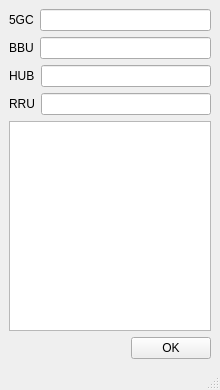
<?xml version="1.0" encoding="UTF-8"?>
<ui version="4.0">
 <class>MainWindow</class>
 <widget class="QMainWindow" name="MainWindow">
  <property name="geometry">
   <rect>
    <x>0</x>
    <y>0</y>
    <width>220</width>
    <height>390</height>
   </rect>
  </property>
  <property name="windowTitle">
   <string>MainWindow</string>
  </property>
  <widget class="QWidget" name="centralwidget">
   <layout class="QGridLayout" name="gridLayout">
    <item row="0" column="0">
     <layout class="QVBoxLayout" name="verticalLayout_3">
      <item>
       <layout class="QVBoxLayout" name="verticalLayout_2">
        <item>
         <layout class="QVBoxLayout" name="verticalLayout">
          <item>
           <layout class="QHBoxLayout" name="horizontalLayout">
            <item>
             <widget class="QLabel" name="label">
              <property name="text">
               <string>5GC</string>
              </property>
             </widget>
            </item>
            <item>
             <widget class="QLineEdit" name="lineEdit"/>
            </item>
           </layout>
          </item>
          <item>
           <layout class="QHBoxLayout" name="horizontalLayout_2">
            <item>
             <widget class="QLabel" name="label_2">
              <property name="text">
               <string>BBU</string>
              </property>
             </widget>
            </item>
            <item>
             <widget class="QLineEdit" name="lineEdit_2"/>
            </item>
           </layout>
          </item>
          <item>
           <layout class="QHBoxLayout" name="horizontalLayout_3">
            <item>
             <widget class="QLabel" name="label_3">
              <property name="text">
               <string>HUB</string>
              </property>
             </widget>
            </item>
            <item>
             <widget class="QLineEdit" name="lineEdit_3"/>
            </item>
           </layout>
          </item>
          <item>
           <layout class="QHBoxLayout" name="horizontalLayout_4">
            <item>
             <widget class="QLabel" name="label_4">
              <property name="text">
               <string>RRU</string>
              </property>
             </widget>
            </item>
            <item>
             <widget class="QLineEdit" name="lineEdit_4"/>
            </item>
           </layout>
          </item>
         </layout>
        </item>
        <item>
         <widget class="QTextEdit" name="textEdit"/>
        </item>
       </layout>
      </item>
      <item>
       <layout class="QHBoxLayout" name="horizontalLayout_5">
        <item>
         <spacer name="horizontalSpacer">
          <property name="orientation">
           <enum>Qt::Horizontal</enum>
          </property>
          <property name="sizeHint" stdset="0">
           <size>
            <width>40</width>
            <height>20</height>
           </size>
          </property>
         </spacer>
        </item>
        <item>
         <widget class="QPushButton" name="pushButton">
          <property name="text">
           <string>OK</string>
          </property>
         </widget>
        </item>
       </layout>
      </item>
     </layout>
    </item>
   </layout>
  </widget>
  <widget class="QMenuBar" name="menubar">
   <property name="geometry">
    <rect>
     <x>0</x>
     <y>0</y>
     <width>220</width>
     <height>22</height>
    </rect>
   </property>
  </widget>
  <widget class="QStatusBar" name="statusbar"/>
 </widget>
 <resources/>
 <connections/>
</ui>
